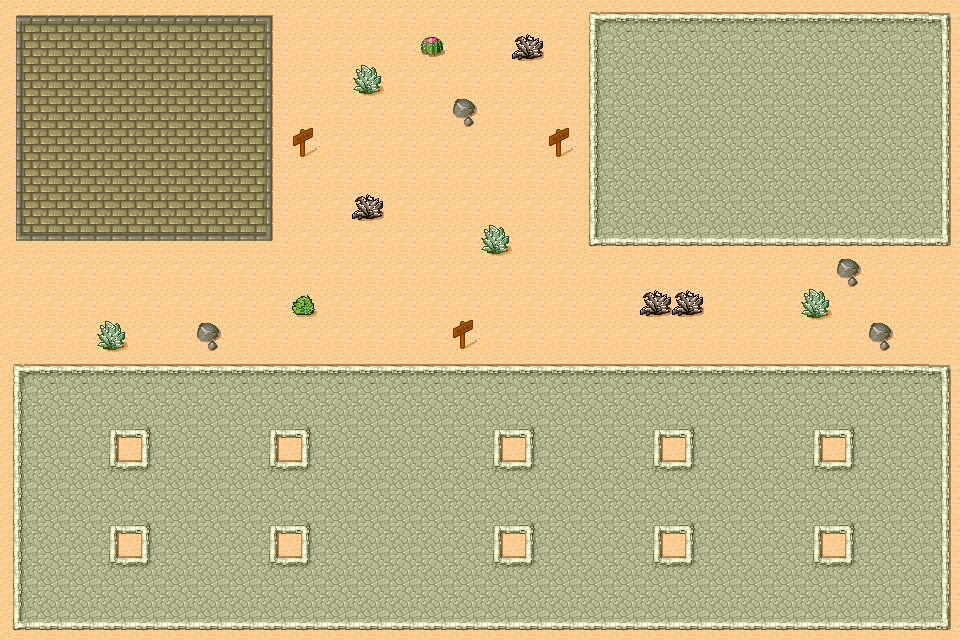

A level layout from a 2D game, rendered from its tile map. Below: a short description, then the map file with tile-grid data replaced by summaries:
An orthogonal 30x20 tile map with 32x32 px tiles, 1 tile layer (tiles) and 3 objects.

<map version="1.0" orientation="orthogonal" width="30" height="20" tilewidth="32" tileheight="32">
 <tileset firstgid="1" name="Desert" tilewidth="32" tileheight="32" spacing="1" margin="1">
  <image source="tmw_desert_spacing.png" width="512" height="256" />
  <tile id="0">
   <properties>
    <property name="obstacle" value="" />
   </properties>
  </tile>
  <tile id="1">
   <properties>
    <property name="obstacle" value="" />
   </properties>
  </tile>
  <tile id="2">
   <properties>
    <property name="obstacle" value="" />
   </properties>
  </tile>
  <tile id="15">
   <properties>
    <property name="obstacle" value="" />
   </properties>
  </tile>
  <tile id="16">
   <properties>
    <property name="obstacle" value="" />
   </properties>
  </tile>
  <tile id="17">
   <properties>
    <property name="obstacle" value="" />
   </properties>
  </tile>
  <tile id="30">
   <properties>
    <property name="obstacle" value="" />
   </properties>
  </tile>
  <tile id="31">
   <properties>
    <property name="obstacle" value="" />
   </properties>
  </tile>
  <tile id="32">
   <properties>
    <property name="obstacle" value="" />
   </properties>
  </tile>
  <tile id="51">
   <properties>
    <property name="obstacle" value="" />
   </properties>
  </tile>
  <tile id="52">
   <properties>
    <property name="obstacle" value="" />
   </properties>
  </tile>
  <tile id="65">
   <properties>
    <property name="obstacle" value="" />
   </properties>
  </tile>
  <tile id="66">
   <properties>
    <property name="obstacle" value="" />
   </properties>
  </tile>
  <tile id="67">
   <properties>
    <property name="obstacle" value="" />
   </properties>
  </tile>
  <tile id="80">
   <properties>
    <property name="obstacle" value="" />
   </properties>
  </tile>
  <tile id="81">
   <properties>
    <property name="obstacle" value="" />
   </properties>
  </tile>
  <tile id="82">
   <properties>
    <property name="obstacle" value="" />
   </properties>
  </tile>
 </tileset>
 <layer name="tiles" width="30" height="20">
  <data>[600 cells, 600 non-empty, 29 distinct tile ids]</data>
 </layer>
 <objectgroup name="default-objects" width="30" height="20">
  <object x="99" y="419" width="64" height="64">
   <properties>
    <property name="collidable" value="" />
    <property name="height" value="2.0" />
    <property name="id" value="10" />
    <property name="width" value="2.0" />
   </properties>
  </object>
  <object x="256" y="418" width="64" height="64">
   <properties>
    <property name="height" value="2.0" />
    <property name="id" value="20" />
    <property name="width" value="2.0" />
   </properties>
  </object>
  <object x="481" y="419" width="64" height="64">
   <properties>
    <property name="collidable" value="" />
    <property name="height" value="2.0" />
    <property name="id" value="30" />
    <property name="width" value="2.0" />
   </properties>
  </object>
 </objectgroup>
</map>
